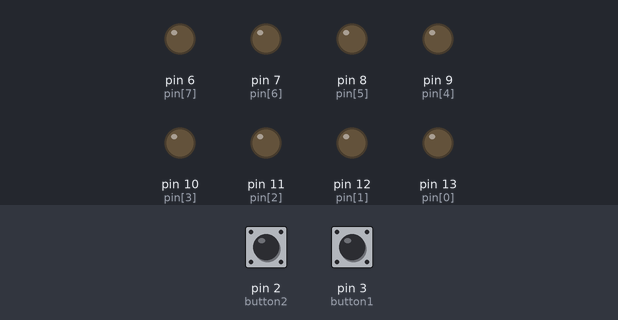
Bench run of a sketch on a simulated Arduino Uno, built with avr-gcc and run on an emulated ATmega328P. Parts: output pins drawn as LEDs (lit = HIGH). Dashed ring = blinking. The test bench sets the inputs (shaded band); at power-on: pin 2 (button2) HIGH, pin 3 (button1) HIGH.

Above: at 1.2 s.
1.3 s: pin 2 (button2) pulled LOW for 0.15 s
At 1.4 s:
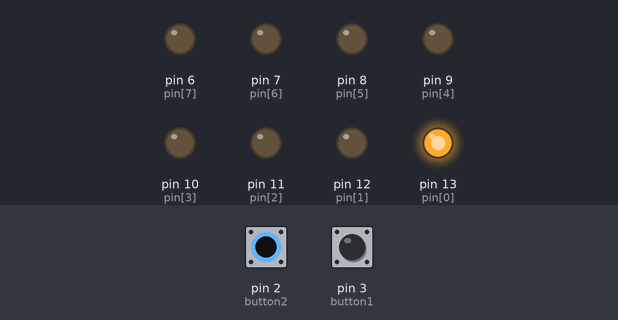
4.3 s: pin 3 (button1) pulled LOW for 0.15 s
7.3 s: pin 3 (button1) pulled LOW for 1 s
At 8.1 s:
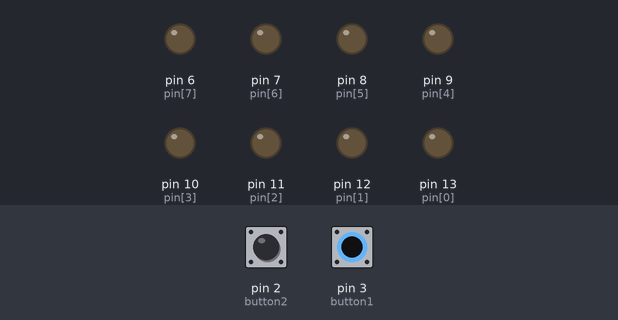
9.8 s: pin 3 (button1) pulled LOW for 3.2 s
At 10.05 s:
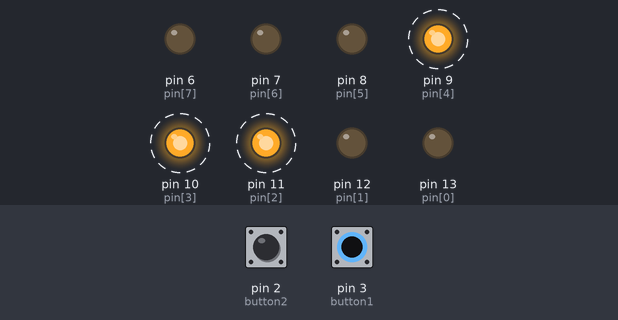
Timing chart, 0 to 15.5 s (numbered marks = the images above; inputs shaded):
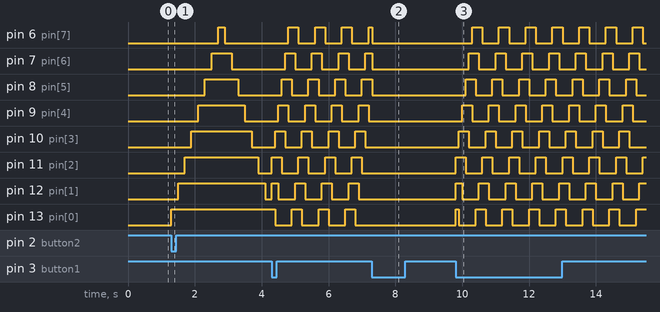

The sketch:

baithuchanh11.ino
```cpp
/* =================== GLOBAL =================== */

volatile byte mode = 0;
// 0: OFF, 1: H1, 2: H2

int pin[] = {13, 12, 11, 10, 9, 8, 7, 6};
const byte n = 8;

int button1 = 3;
int button2 = 2;

volatile unsigned long t1 = 0, t2 = 0;
const unsigned long db = 200;

/* =================== UTILS =================== */

void allOff() {
  byte i = 0;
  while (i < n) {
    digitalWrite(pin[i], LOW);
    i++;
  }
}

/* =================== EFFECT H1 =================== */
/* Sao băng 3 LED */

void H1() {
  int i = 0;

  while (mode == 1) {
    allOff();

    digitalWrite(pin[i % n], HIGH);
    digitalWrite(pin[(i + 1) % n], HIGH);
    digitalWrite(pin[(i + 2) % n], HIGH);

    delay(100);
    i = (i + 1) % n;
  }

  allOff();
}

/* =================== EFFECT H2 =================== */
/* Sáng dần → tắt dần (NO if) */

void H2() {
  int i = 0;

  allOff();

  // ====== SÁNG DẦN ======
  while (mode == 2 && i < n) {
    digitalWrite(pin[i], HIGH);
    delay(200);
    i++;
  }

  // ====== TẮT DẦN ======
  i = n - 1;
  while (mode == 2 && i >= 0) {
    digitalWrite(pin[i], LOW);
    delay(200);
    i--;
  }

  allOff();
}


/* =================== FSM TABLE =================== */

void (*effects[])() = {
  nullptr, // mode 0
  H1,      // mode 1
  H2       // mode 2
};

/* =================== ISR =================== */

void isr1() {
  unsigned long now = millis();
  bool ok = (now - t1) >= db;
  t1 = ok ? now : t1;

  mode = ok ? (mode == 1 ? 0 : 1) : mode;
}

void isr2() {
  unsigned long now = millis();
  bool ok = (now - t2) >= db;
  t2 = ok ? now : t2;

  mode = ok ? (mode == 2 ? 0 : 2) : mode;
}

/* =================== SETUP =================== */

void setup() {
  byte i = 0;
  while (i < n) {
    pinMode(pin[i], OUTPUT);
    i++;
  }

  pinMode(button1, INPUT_PULLUP);
  pinMode(button2, INPUT_PULLUP);

  attachInterrupt(digitalPinToInterrupt(button1), isr1, FALLING);
  attachInterrupt(digitalPinToInterrupt(button2), isr2, FALLING);

  allOff();
}

/* =================== LOOP =================== */

void loop() {
  void (*fx)() = effects[mode];

  while (fx) {
    fx();
    fx = effects[mode];
  }
}
```

Measured:
- after the input at 1.3 s, pin 6 (pin[7]): LOW → HIGH after 1.4 s, → LOW 0.20 s later; pin 7 (pin[6]): LOW → HIGH after 1.2 s, → LOW 0.60 s later; pin 8 (pin[5]): LOW → HIGH after 1.0 s, → LOW 1.0 s later; pin 9 (pin[4]): LOW → HIGH after 0.80 s, → LOW 1.4 s later; pin 10 (pin[3]): LOW → HIGH after 0.60 s, → LOW 1.8 s later
- after the input at 7.3 s, pin 8 (pin[5]): goes on until 7.3 s, then stays LOW; pin 9 (pin[4]), pin 10 (pin[3]), pin 11 (pin[2]), pin 12 (pin[1]), pin 13 (pin[0]): stops changing and stays LOW
- after the input at 9.8 s, pin 6 (pin[7]): alternates HIGH for 0.30 s and LOW for 0.50 s, starting after 0.50 s; pin 7 (pin[6]): alternates HIGH for 0.30 s and LOW for 0.50 s, starting after 0.40 s
